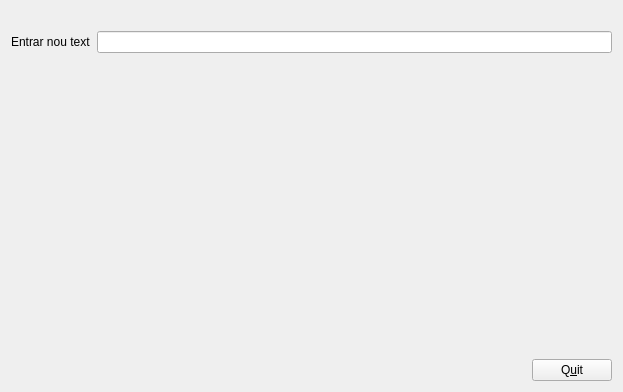
<?xml version="1.0" encoding="UTF-8"?>
<ui version="4.0">
 <class>MyForm</class>
 <widget class="QWidget" name="MyForm">
  <property name="geometry">
   <rect>
    <x>0</x>
    <y>0</y>
    <width>623</width>
    <height>392</height>
   </rect>
  </property>
  <property name="windowTitle">
   <string>Form</string>
  </property>
  <layout class="QVBoxLayout" name="verticalLayout_3">
   <item>
    <layout class="QVBoxLayout" name="verticalLayout_2">
     <item>
      <widget class="MyLabel" name="label">
       <property name="text">
        <string/>
       </property>
      </widget>
     </item>
     <item>
      <layout class="QHBoxLayout" name="horizontalLayout_2">
       <item>
        <widget class="QLabel" name="label_2">
         <property name="text">
          <string>Entrar nou text</string>
         </property>
        </widget>
       </item>
       <item>
        <widget class="QLineEdit" name="lineEdit"/>
       </item>
      </layout>
     </item>
    </layout>
   </item>
   <item>
    <layout class="QHBoxLayout" name="horizontalLayout">
     <item>
      <spacer name="horizontalSpacer">
       <property name="orientation">
        <enum>Qt::Horizontal</enum>
       </property>
       <property name="sizeHint" stdset="0">
        <size>
         <width>40</width>
         <height>20</height>
        </size>
       </property>
      </spacer>
     </item>
     <item>
      <layout class="QVBoxLayout" name="verticalLayout">
       <item>
        <spacer name="verticalSpacer">
         <property name="orientation">
          <enum>Qt::Vertical</enum>
         </property>
         <property name="sizeHint" stdset="0">
          <size>
           <width>20</width>
           <height>40</height>
          </size>
         </property>
        </spacer>
       </item>
       <item>
        <widget class="QPushButton" name="pushButton">
         <property name="text">
          <string>Q&amp;uit</string>
         </property>
         <property name="shortcut">
          <string>Q</string>
         </property>
        </widget>
       </item>
      </layout>
     </item>
    </layout>
   </item>
  </layout>
 </widget>
 <customwidgets>
  <customwidget>
   <class>MyLabel</class>
   <extends>QLabel</extends>
   <header>MyLabel.h</header>
   <slots>
    <slot>setTextMajuscules(QString)</slot>
   </slots>
  </customwidget>
 </customwidgets>
 <resources/>
 <connections>
  <connection>
   <sender>pushButton</sender>
   <signal>clicked()</signal>
   <receiver>MyForm</receiver>
   <slot>close()</slot>
   <hints>
    <hint type="sourcelabel">
     <x>549</x>
     <y>362</y>
    </hint>
    <hint type="destinationlabel">
     <x>554</x>
     <y>279</y>
    </hint>
   </hints>
  </connection>
  <connection>
   <sender>lineEdit</sender>
   <signal>textChanged(QString)</signal>
   <receiver>label</receiver>
   <slot>setTextMajuscules(QString)</slot>
   <hints>
    <hint type="sourcelabel">
     <x>156</x>
     <y>44</y>
    </hint>
    <hint type="destinationlabel">
     <x>88</x>
     <y>17</y>
    </hint>
   </hints>
  </connection>
 </connections>
</ui>
